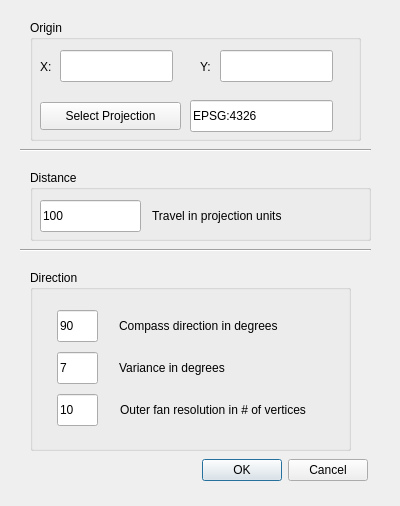
<?xml version="1.0" encoding="UTF-8"?>
<ui version="4.0">
 <class>AzimuthSwathDialogBase</class>
 <widget class="QDialog" name="AzimuthSwathDialogBase">
  <property name="geometry">
   <rect>
    <x>0</x>
    <y>0</y>
    <width>400</width>
    <height>506</height>
   </rect>
  </property>
  <property name="windowTitle">
   <string>Azimuth Swath</string>
  </property>
  <widget class="QDialogButtonBox" name="button_box">
   <property name="geometry">
    <rect>
     <x>27</x>
     <y>454</y>
     <width>341</width>
     <height>32</height>
    </rect>
   </property>
   <property name="orientation">
    <enum>Qt::Horizontal</enum>
   </property>
   <property name="standardButtons">
    <set>QDialogButtonBox::Cancel|QDialogButtonBox::Ok</set>
   </property>
  </widget>
  <widget class="QGroupBox" name="groupBox">
   <property name="geometry">
    <rect>
     <x>30</x>
     <y>20</y>
     <width>331</width>
     <height>121</height>
    </rect>
   </property>
   <property name="title">
    <string>Origin</string>
   </property>
   <widget class="QLineEdit" name="longitude">
    <property name="geometry">
     <rect>
      <x>30</x>
      <y>30</y>
      <width>113</width>
      <height>32</height>
     </rect>
    </property>
    <property name="toolTip">
     <string extracomment="Enter X/Longitude in projection coordinate">Enter X/Longitude in projection coordinates</string>
    </property>
    <property name="whatsThis">
     <string>Enter X/Longitude in projection coordinate</string>
    </property>
    <property name="text">
     <string/>
    </property>
   </widget>
   <widget class="QLineEdit" name="latitude">
    <property name="geometry">
     <rect>
      <x>190</x>
      <y>30</y>
      <width>113</width>
      <height>32</height>
     </rect>
    </property>
    <property name="toolTip">
     <string>Enter Y/Latitude in projection coordinates</string>
    </property>
    <property name="text">
     <string/>
    </property>
   </widget>
   <widget class="QLabel" name="label_5">
    <property name="geometry">
     <rect>
      <x>10</x>
      <y>37</y>
      <width>21</width>
      <height>20</height>
     </rect>
    </property>
    <property name="text">
     <string>X:</string>
    </property>
   </widget>
   <widget class="QLabel" name="label_6">
    <property name="geometry">
     <rect>
      <x>170</x>
      <y>37</y>
      <width>21</width>
      <height>20</height>
     </rect>
    </property>
    <property name="text">
     <string>Y:</string>
    </property>
   </widget>
   <widget class="QPushButton" name="crsButton">
    <property name="geometry">
     <rect>
      <x>10</x>
      <y>82</y>
      <width>141</width>
      <height>28</height>
     </rect>
    </property>
    <property name="text">
     <string>Select Projection</string>
    </property>
   </widget>
   <widget class="QLineEdit" name="lineEdit">
    <property name="geometry">
     <rect>
      <x>160</x>
      <y>80</y>
      <width>143</width>
      <height>32</height>
     </rect>
    </property>
    <property name="toolTip">
     <string>Or just enter it manually</string>
    </property>
    <property name="whatsThis">
     <string>Or just enter it manually</string>
    </property>
    <property name="text">
     <string>EPSG:4326</string>
    </property>
   </widget>
  </widget>
  <widget class="Line" name="line">
   <property name="geometry">
    <rect>
     <x>20</x>
     <y>140</y>
     <width>351</width>
     <height>20</height>
    </rect>
   </property>
   <property name="orientation">
    <enum>Qt::Horizontal</enum>
   </property>
  </widget>
  <widget class="QGroupBox" name="groupBox_2">
   <property name="geometry">
    <rect>
     <x>30</x>
     <y>170</y>
     <width>341</width>
     <height>71</height>
    </rect>
   </property>
   <property name="title">
    <string>Distance</string>
   </property>
   <widget class="QLineEdit" name="distance">
    <property name="geometry">
     <rect>
      <x>10</x>
      <y>30</y>
      <width>101</width>
      <height>32</height>
     </rect>
    </property>
    <property name="text">
     <string>100</string>
    </property>
   </widget>
   <widget class="QLabel" name="label_4">
    <property name="geometry">
     <rect>
      <x>122</x>
      <y>36</y>
      <width>211</width>
      <height>20</height>
     </rect>
    </property>
    <property name="text">
     <string>Travel in projection units</string>
    </property>
   </widget>
   <zorder>distance</zorder>
   <zorder>label_4</zorder>
   <zorder>projection</zorder>
   <zorder>groupBox</zorder>
  </widget>
  <widget class="Line" name="line_2">
   <property name="geometry">
    <rect>
     <x>20</x>
     <y>240</y>
     <width>351</width>
     <height>20</height>
    </rect>
   </property>
   <property name="orientation">
    <enum>Qt::Horizontal</enum>
   </property>
  </widget>
  <widget class="QGroupBox" name="groupBox_3">
   <property name="geometry">
    <rect>
     <x>30</x>
     <y>270</y>
     <width>321</width>
     <height>181</height>
    </rect>
   </property>
   <property name="title">
    <string>Direction</string>
   </property>
   <widget class="QLineEdit" name="direction">
    <property name="geometry">
     <rect>
      <x>27</x>
      <y>40</y>
      <width>41</width>
      <height>32</height>
     </rect>
    </property>
    <property name="autoFillBackground">
     <bool>false</bool>
    </property>
    <property name="text">
     <string>90</string>
    </property>
   </widget>
   <widget class="QLabel" name="label">
    <property name="geometry">
     <rect>
      <x>89</x>
      <y>46</y>
      <width>211</width>
      <height>20</height>
     </rect>
    </property>
    <property name="text">
     <string>Compass direction in degrees</string>
    </property>
   </widget>
  </widget>
  <widget class="QLineEdit" name="variance">
   <property name="geometry">
    <rect>
     <x>57</x>
     <y>352</y>
     <width>41</width>
     <height>32</height>
    </rect>
   </property>
   <property name="autoFillBackground">
    <bool>false</bool>
   </property>
   <property name="text">
    <string>7</string>
   </property>
  </widget>
  <widget class="QLineEdit" name="resolution">
   <property name="geometry">
    <rect>
     <x>57</x>
     <y>394</y>
     <width>41</width>
     <height>32</height>
    </rect>
   </property>
   <property name="autoFillBackground">
    <bool>false</bool>
   </property>
   <property name="text">
    <string>10</string>
   </property>
  </widget>
  <widget class="QLabel" name="label_2">
   <property name="geometry">
    <rect>
     <x>119</x>
     <y>358</y>
     <width>141</width>
     <height>20</height>
    </rect>
   </property>
   <property name="text">
    <string>Variance in degrees</string>
   </property>
  </widget>
  <widget class="QLabel" name="label_3">
   <property name="geometry">
    <rect>
     <x>120</x>
     <y>400</y>
     <width>251</width>
     <height>20</height>
    </rect>
   </property>
   <property name="text">
    <string>Outer fan resolution in # of vertices</string>
   </property>
  </widget>
  <zorder>groupBox</zorder>
  <zorder>groupBox_2</zorder>
  <zorder>button_box</zorder>
  <zorder>line</zorder>
  <zorder>line_2</zorder>
  <zorder>groupBox_3</zorder>
  <zorder>variance</zorder>
  <zorder>resolution</zorder>
  <zorder>label_2</zorder>
  <zorder>label_3</zorder>
  <zorder>crsButton</zorder>
 </widget>
 <resources/>
 <connections>
  <connection>
   <sender>button_box</sender>
   <signal>accepted()</signal>
   <receiver>AzimuthSwathDialogBase</receiver>
   <slot>accept()</slot>
   <hints>
    <hint type="sourcelabel">
     <x>20</x>
     <y>20</y>
    </hint>
    <hint type="destinationlabel">
     <x>20</x>
     <y>20</y>
    </hint>
   </hints>
  </connection>
  <connection>
   <sender>button_box</sender>
   <signal>rejected()</signal>
   <receiver>AzimuthSwathDialogBase</receiver>
   <slot>reject()</slot>
   <hints>
    <hint type="sourcelabel">
     <x>20</x>
     <y>20</y>
    </hint>
    <hint type="destinationlabel">
     <x>20</x>
     <y>20</y>
    </hint>
   </hints>
  </connection>
 </connections>
</ui>
